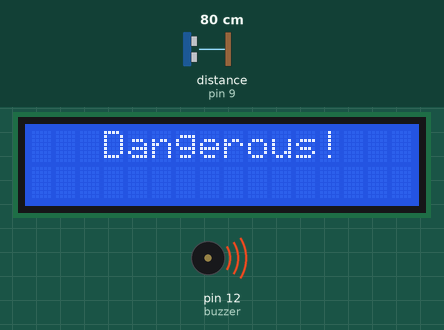
Bench run of a sketch on a simulated Arduino Uno, built with avr-gcc and run on an emulated ATmega328P. On the bench: 16×2 character LCD, buzzer (waves = sounding). Wiring (inferred from the names in the program): ultrasonic range finder: trigger pin 8; echo pin 9. The test bench sets the inputs (shaded band); at power-on: distance to the obstacle (sensor on pin 9) 80 cm. The echo pulse lasts 58.3 µs per cm; what the sketch prints to the serial monitor is not drawn.

Above: at 0.1 s.
Timing chart, 0 to 130.0 s (numbered marks = the images above):
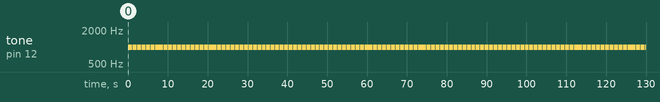

Measured:
- by itself, tone on pin 12 (buzzer): alternates 1000 Hz for 1.0 s and silent for 0.12 s

The sketch:

ATS.ino
```cpp
#include <Wire.h>
#include <LiquidCrystal_I2C.h>
LiquidCrystal_I2C lcd(0x27, 16, 2);

int trig = 8;
int echo = 9;
int buzzer = 12;

void setup() {
  lcd.init();
  lcd.backlight();
  Serial.begin(9600);
  pinMode(trig, OUTPUT);
  pinMode(echo, INPUT);
}

void loop() {
  digitalWrite(trig, LOW);
  digitalWrite(echo, LOW);
  delayMicroseconds(2);
  digitalWrite(trig, HIGH);
  delayMicroseconds(10);
  digitalWrite(trig, LOW);

  unsigned long duration = pulseIn(echo, HIGH);

  float distance = duration / 29.0 / 2.0;

  Serial.print(distance);
  Serial.println("cm");

  if (distance < 2000) {
    lcd.clear();
    tone(buzzer, 1000, 1000);
    lcd.setCursor(3, 0);
    lcd.print("Dangerous!");
    delay(1000);
  }
  else
  {
    lcd.clear();
    lcd.setCursor(6, 0);
    lcd.print("Safe");
  }

  delay(100);
 }
```
